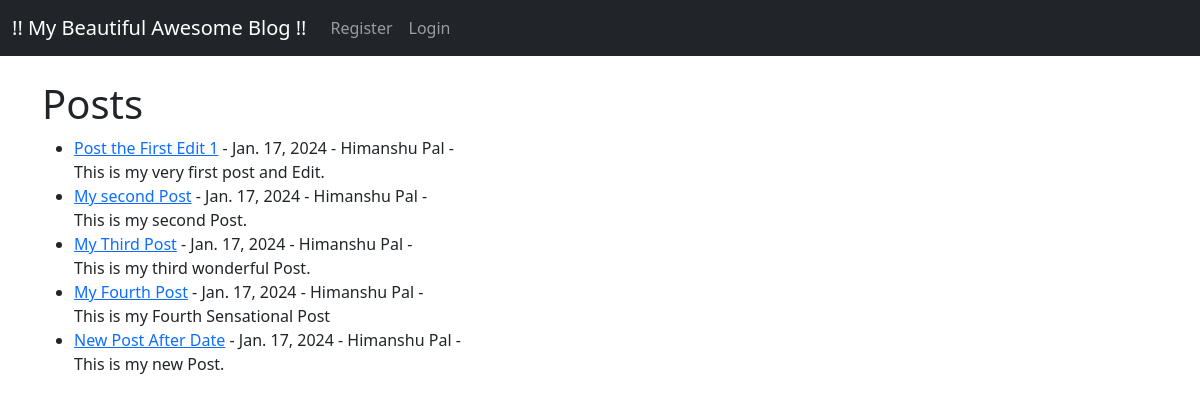
The app's page /app/ with its own data.
### app/models.py (models this page shows, shortened)
class Post(models.Model):
    title = models.CharField(max_length=255)
    title_tag = models.CharField(max_length=255)
    author = models.ForeignKey(User,on_delete=models.CASCADE)
    body = models.TextField()
    post_date = models.DateField(auto_now_add=True)

### app/views.py (the view)
# urls.py: path('',HomeView.as_view(),name="home"),
class HomeView(ListView):
    model = Post
    template_name = 'home.html'
    ordering = ['-post_date']

### app/templates/home.html (shortened to what this page needs)
{% extends 'base.html' %}
{% block content %}
        <h1>Posts</h1>
        <ul>
        {% for post in object_list %}
           <li><a href="{% url 'article-detail' post.pk %}">
           {{ post.title }}</a> - {{ post.post_date }} -
           {{ post.author.first_name }}
           {{ post.author.last_name }} -
           <br>
           {{ post.body }}
           </li>
        {% endfor %}
        </ul>
{% endblock %}

### app/templates/base.html (shortened to what this page needs)
<!doctype html>
<html lang="en">
  <head>
    <link href="https://cdn.jsdelivr.net/npm/bootstrap@5.3.2/dist/css/bootstrap.min.css" rel="stylesheet">
  </head>
  <body>
    <nav class="navbar navbar-expand-lg navbar-dark bg-dark">
      <div class="container-fluid">
        <a class="navbar-brand" href="{% url "home" %}">!! My Beautiful Awesome Blog !!</a>
        <div class="collapse navbar-collapse" id="navbarSupportedContent">
          <ul class="navbar-nav me-auto mb-2 mb-lg-0">
            {% if user.is_authenticated %}
              <li class="nav-item">
                <a class="nav-link" href="{% url 'add_post' %}">Add Post</a>
              </li>
              <li class="nav-item">
                <a class="nav-link" href="{% url 'logout' %}">Logout</a>
              </li>
            {% else %}
              <li class="nav-item">
                <a class="nav-link" href="{% url 'register' %}">Register</a>
              </li>
              <li class="nav-item">
                <a class="nav-link" href="{% url 'login' %}">Login</a>
              </li>
            {% endif %}
          </ul>
        </div>
      </div>
    </nav>
    <br>
    <div class="container">
        {% block content %}
        {% endblock %}
    </div>
  </body>
</html>

### records on screen
Post: title "Post the First Edit 1", post_date "Jan. 17, 2024", author.first_name "Himanshu", author.last_name "Pal", body "This is my very first post and Edit."
Post: title "My second Post", post_date "Jan. 17, 2024", author.first_name "Himanshu", author.last_name "Pal", body "This is my second Post."
Post: title "My Third Post", post_date "Jan. 17, 2024", author.first_name "Himanshu", author.last_name "Pal", body "This is my third wonderful Post."
Post: title "My Fourth Post", post_date "Jan. 17, 2024", author.first_name "Himanshu", author.last_name "Pal", body "This is my Fourth Sensational Post"
Post: title "New Post After Date", post_date "Jan. 17, 2024", author.first_name "Himanshu", author.last_name "Pal", body "This is my new Post."
